Frame 1 (no input): blank canvas, image omitted
Frame 60 (the mouse pressed at the canvas centre just before this capture): blank canvas, image omitted
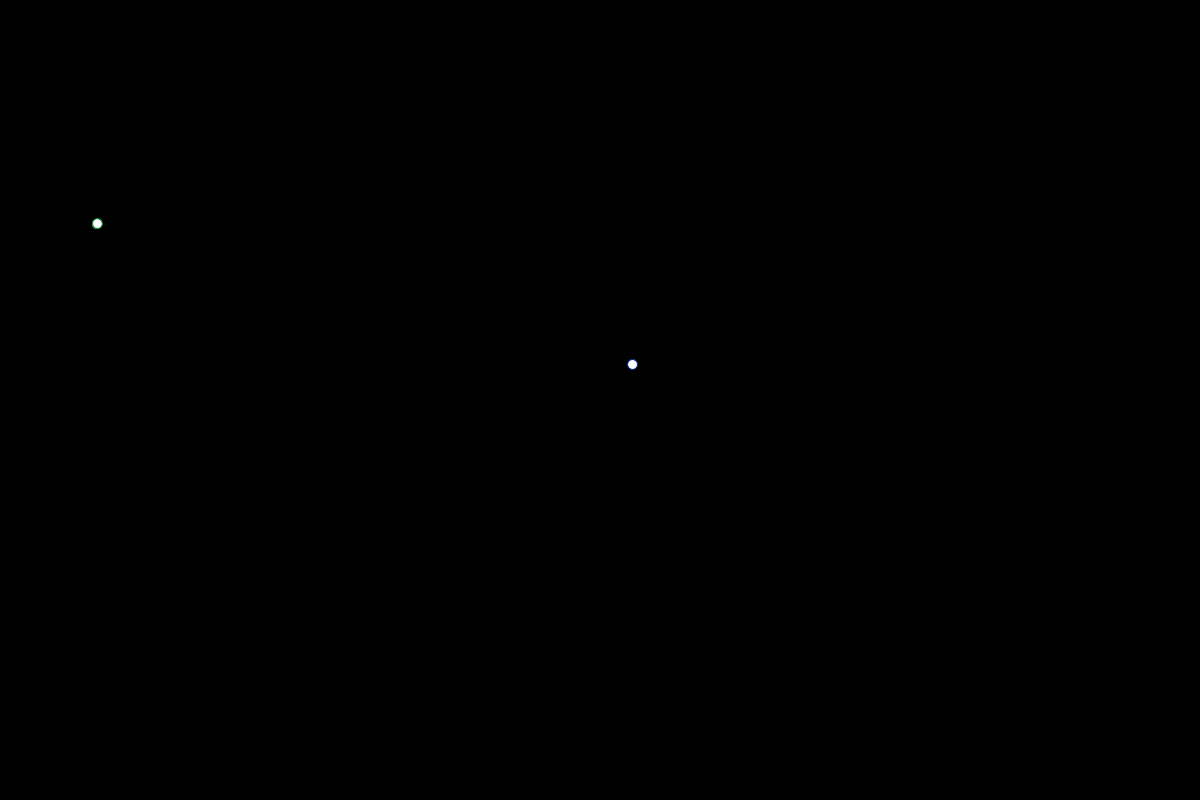
Frame 120 (the mouse held since frame 60 and released just before this capture)

The Processing sketch whose frames 1 and 60 were blank and that drew this single picture after the mouse press (run headless with seeded random() and noise(); from frame 60 on, the mouse is pressed at the canvas centre):

// Processing sketch: draw_shift2
// ── draw_shift2.pde
/*
shifting point with 2 point
*/


Shift P1 = new Shift(0,0);
Shift P2 = new Shift(1,1);

void setup()
{
  size(1200,800);
  frameRate(60);
  //translate(width/2, height/2);
  
  P1.Set(width/2, height/2);
  P2.Set(10,10);
}


void draw()
{
  // calc
  int r = P1.update( );
  if(r==1){
    P1.towards( random(width), random(height) );
    P1.speed( 3+random(7) );
  }
  
  r = P2.update( );
  if(r==1){
    P2.towards( random(width), random(height) );
    P2.speed( 3+random(7) );
  }
  // draw
  background(0,0,0, 20);
  stroke(0,40,140);
  ellipse(P1.x, P1.y, 10,10);
  stroke(0,140,40);
  ellipse(P2.x, P2.y, 10,10);
}

public class Shift
{
  public float x,y;
  float tx, ty;
  public float speed;
  
  public float minStep = 0.1;
  public float maxStep = 5;
  public float lastStep = 0.3;
  
  public Shift(float xx, float yy){
    x = xx;
    tx = xx;
    y = yy;
    ty = yy;
    speed = 3;
  }
  
  public float X(){
     return x; 
  }
  
  public float Y(){
     return y; 
  }
  
  public void speed( float S){
     speed = S; 
  }
  
  public void Set(float xx, float yy) {
     x = xx;
     y = yy;
     tx = xx;
     ty = yy;
  }
  
  public void towards( float nx, float ny){
    tx = nx;
    ty = ny;
  }
  
  // returns 1 if x onhas reached target
  public int update( ){
    int ret = 0;
    float val;
    
    //println("vals ", x, " : ", y );
    //println("diff ", (tx-x), " : ", (ty-y) );
    
    float dif = tx - x;
    
    //  -------  do X
   if(dif != 0)
   {
     if( abs(dif) <= lastStep) {
         x = tx;
         ret = 1;
       }
       else
       {
         val = dif / (speed * 60);
         
         if( abs(val) > maxStep)
         {
           if(tx > x)
               val = maxStep;
             else
               val = -maxStep;           
         }
         else if( abs(val) < minStep ) 
         {
             if(tx > x)
               val = minStep;
             else
               val = -minStep;             
         }
         
         x += val;  
       }   // Eo else
        
   }  // Eo diff NOT 0
   else
   {
     // diff = 0
      ret = 1; 
   }
   
   // ----------    do Y
   dif = ty - y;
   if(dif != 0){
     
     if( abs(dif) < lastStep){
        y = ty;
        if(ret==1)
          return 1;
        else
          return 0;
     }
     else
     {
       val = dif / (speed * 60);
       
       if( abs(val) > maxStep)
       {
         if( ty > y)
             val = maxStep;
           else
             val = -maxStep;
       }
       else if( abs(val) < minStep)
       {
           if( ty > y)
             val = minStep;
           else
             val = -minStep;
       }
       
       y += val;
       ret = 0;
     }  // Eo else
     
   }  // Eo diff=0
   else
   {
     if(ret==1)
       return 1;
     else
       return 0;
   }
   
   return ret; 
  }
  
  
  // Eo class
} 
